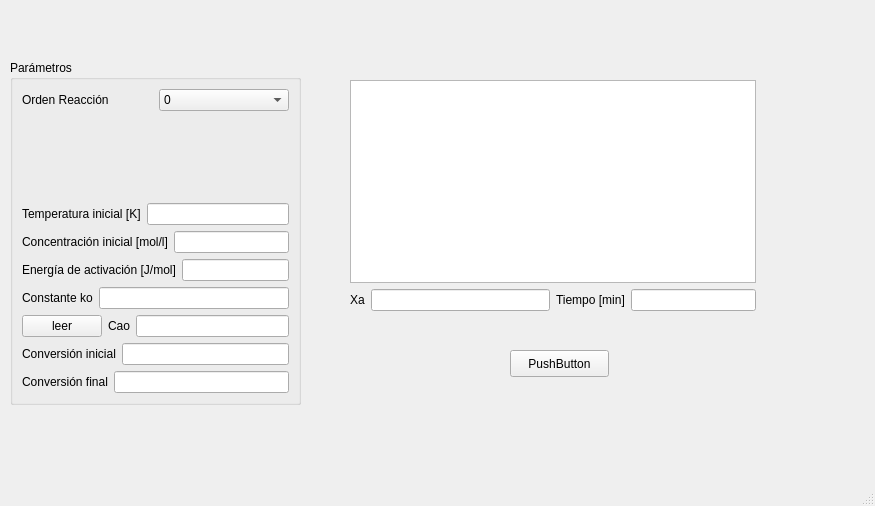
<?xml version="1.0" encoding="UTF-8"?>
<ui version="4.0">
 <class>MainWindow</class>
 <widget class="QMainWindow" name="MainWindow">
  <property name="geometry">
   <rect>
    <x>0</x>
    <y>0</y>
    <width>875</width>
    <height>506</height>
   </rect>
  </property>
  <property name="windowTitle">
   <string>MainWindow</string>
  </property>
  <widget class="QWidget" name="centralwidget">
   <widget class="QGroupBox" name="groupBox_2">
    <property name="geometry">
     <rect>
      <x>10</x>
      <y>60</y>
      <width>291</width>
      <height>345</height>
     </rect>
    </property>
    <property name="title">
     <string>Parámetros</string>
    </property>
    <layout class="QVBoxLayout" name="verticalLayout">
     <item>
      <layout class="QHBoxLayout" name="horizontalLayout_7">
       <item>
        <widget class="QLabel" name="lb_cao_6">
         <property name="text">
          <string>Orden Reacción</string>
         </property>
        </widget>
       </item>
       <item>
        <widget class="QComboBox" name="cb_orden">
         <item>
          <property name="text">
           <string>0</string>
          </property>
         </item>
         <item>
          <property name="text">
           <string>1</string>
          </property>
         </item>
         <item>
          <property name="text">
           <string>2</string>
          </property>
         </item>
        </widget>
       </item>
      </layout>
     </item>
     <item>
      <spacer name="verticalSpacer">
       <property name="orientation">
        <enum>Qt::Vertical</enum>
       </property>
       <property name="sizeHint" stdset="0">
        <size>
         <width>20</width>
         <height>40</height>
        </size>
       </property>
      </spacer>
     </item>
     <item>
      <layout class="QHBoxLayout" name="horizontalLayout_10">
       <item>
        <widget class="QLabel" name="lb_cao_9">
         <property name="text">
          <string>Temperatura inicial [K]</string>
         </property>
        </widget>
       </item>
       <item>
        <widget class="QLineEdit" name="lineEdit_9"/>
       </item>
      </layout>
     </item>
     <item>
      <layout class="QHBoxLayout" name="horizontalLayout_6">
       <item>
        <widget class="QLabel" name="lb_cao_5">
         <property name="text">
          <string>Concentración inicial [mol/l]</string>
         </property>
        </widget>
       </item>
       <item>
        <widget class="QLineEdit" name="le_cao"/>
       </item>
      </layout>
     </item>
     <item>
      <layout class="QHBoxLayout" name="horizontalLayout_5">
       <item>
        <widget class="QLabel" name="lb_cao_4">
         <property name="text">
          <string>Energía de activación [J/mol]</string>
         </property>
        </widget>
       </item>
       <item>
        <widget class="QLineEdit" name="lineEdit_4"/>
       </item>
      </layout>
     </item>
     <item>
      <layout class="QHBoxLayout" name="horizontalLayout_8">
       <item>
        <widget class="QLabel" name="lb_cao_7">
         <property name="text">
          <string>Constante ko</string>
         </property>
        </widget>
       </item>
       <item>
        <widget class="QLineEdit" name="le_k"/>
       </item>
      </layout>
     </item>
     <item>
      <layout class="QHBoxLayout" name="horizontalLayout_9">
       <item>
        <widget class="QPushButton" name="btn_leer">
         <property name="text">
          <string>leer</string>
         </property>
        </widget>
       </item>
       <item>
        <widget class="QLabel" name="lb_cao_8">
         <property name="text">
          <string>Cao</string>
         </property>
        </widget>
       </item>
       <item>
        <widget class="QLineEdit" name="lineEdit_8"/>
       </item>
      </layout>
     </item>
     <item>
      <layout class="QHBoxLayout" name="horizontalLayout_4">
       <item>
        <widget class="QLabel" name="lb_cao_3">
         <property name="text">
          <string>Conversión inicial</string>
         </property>
        </widget>
       </item>
       <item>
        <widget class="QLineEdit" name="lineEdit_3"/>
       </item>
      </layout>
     </item>
     <item>
      <layout class="QHBoxLayout" name="horizontalLayout_2">
       <item>
        <widget class="QLabel" name="lb_cao">
         <property name="text">
          <string>Conversión final</string>
         </property>
        </widget>
       </item>
       <item>
        <widget class="QLineEdit" name="lineEdit"/>
       </item>
      </layout>
     </item>
    </layout>
   </widget>
   <widget class="QPushButton" name="btn_ejecutar">
    <property name="geometry">
     <rect>
      <x>510</x>
      <y>350</y>
      <width>99</width>
      <height>27</height>
     </rect>
    </property>
    <property name="text">
     <string>PushButton</string>
    </property>
   </widget>
   <widget class="QWidget" name="">
    <property name="geometry">
     <rect>
      <x>350</x>
      <y>80</y>
      <width>406</width>
      <height>231</height>
     </rect>
    </property>
    <layout class="QVBoxLayout" name="verticalLayout_2">
     <item>
      <widget class="PlotWidget" name="plot"/>
     </item>
     <item>
      <layout class="QHBoxLayout" name="horizontalLayout_12">
       <item>
        <layout class="QHBoxLayout" name="horizontalLayout_11">
         <item>
          <widget class="QLabel" name="lb_cao_10">
           <property name="text">
            <string>Xa</string>
           </property>
          </widget>
         </item>
         <item>
          <widget class="QLineEdit" name="lineEdit_5"/>
         </item>
        </layout>
       </item>
       <item>
        <layout class="QHBoxLayout" name="horizontalLayout_3">
         <item>
          <widget class="QLabel" name="lb_cao_2">
           <property name="text">
            <string>Tiempo [min]</string>
           </property>
          </widget>
         </item>
         <item>
          <widget class="QLineEdit" name="lineEdit_2"/>
         </item>
        </layout>
       </item>
      </layout>
     </item>
    </layout>
   </widget>
   <zorder>groupBox_2</zorder>
   <zorder>plot</zorder>
   <zorder>lineEdit_2</zorder>
   <zorder>layoutWidget_9</zorder>
   <zorder>layoutWidget</zorder>
   <zorder>btn_ejecutar</zorder>
  </widget>
  <widget class="QMenuBar" name="menubar">
   <property name="geometry">
    <rect>
     <x>0</x>
     <y>0</y>
     <width>875</width>
     <height>25</height>
    </rect>
   </property>
  </widget>
  <widget class="QStatusBar" name="statusbar"/>
 </widget>
 <customwidgets>
  <customwidget>
   <class>PlotWidget</class>
   <extends>QGraphicsView</extends>
   <header>pyqtgraph</header>
  </customwidget>
 </customwidgets>
 <resources/>
 <connections/>
</ui>
